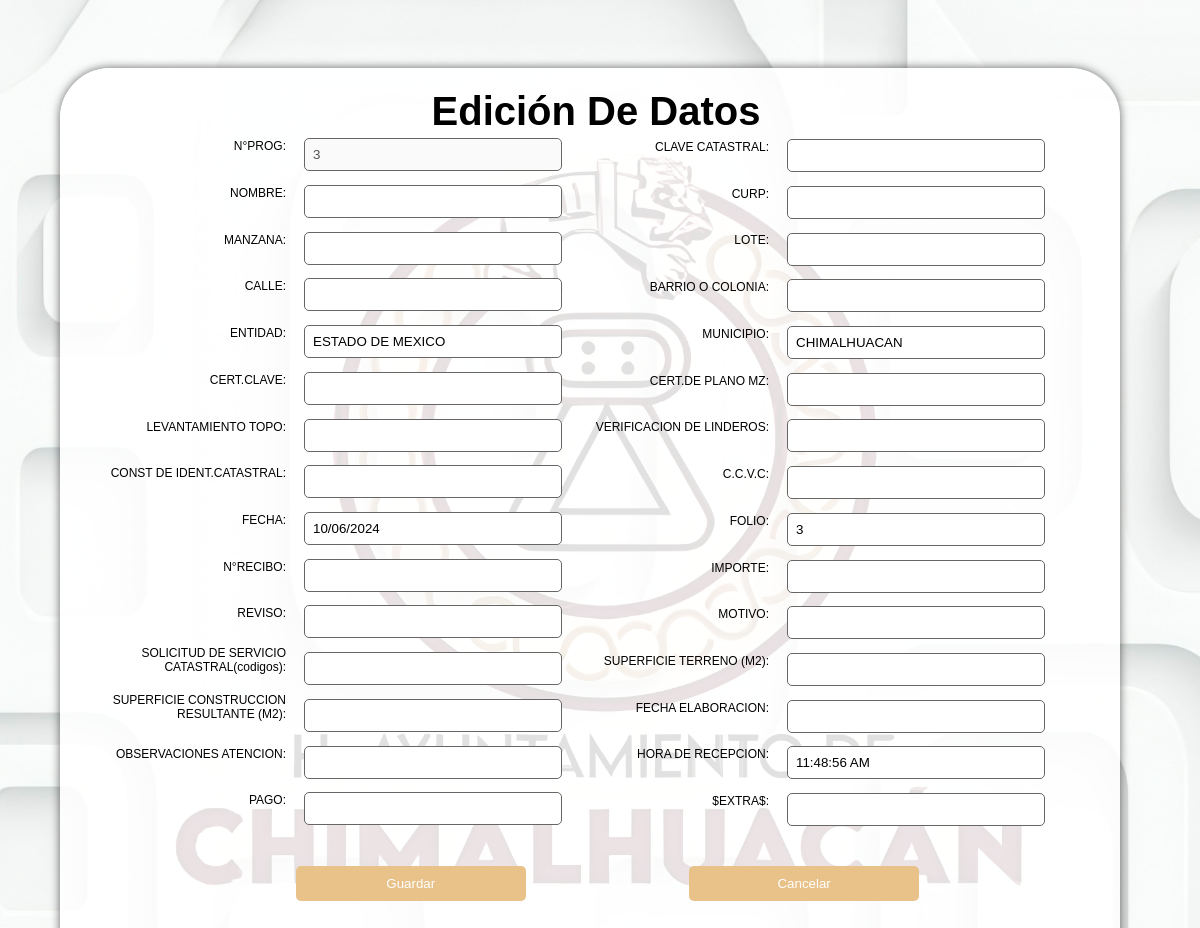
Before: /vitacora/edicionVita/3 with the older database file.
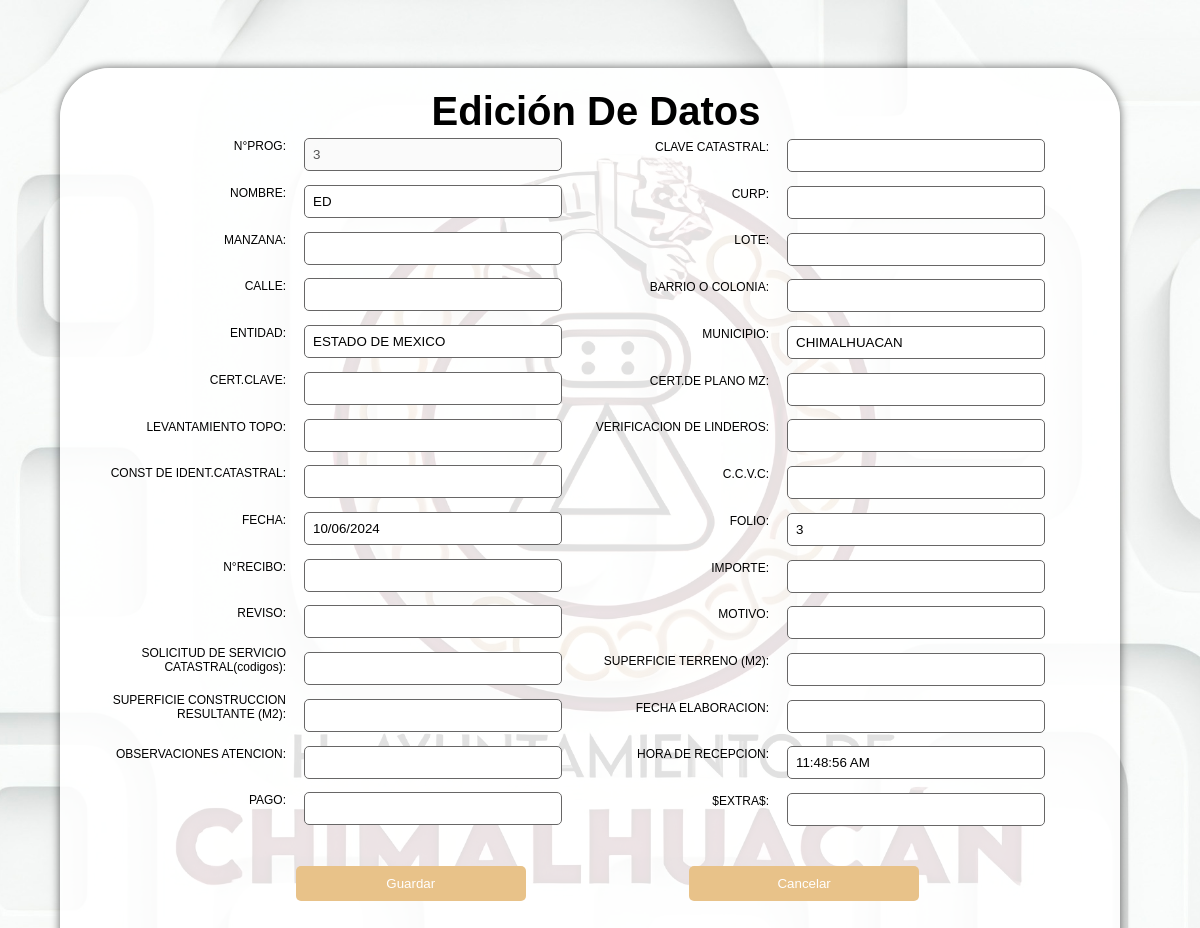
After: the same page with the newer database file.
### ventanilla/models.py (models this page shows)
class Ventanilla(models.Model):
    nprog = models.AutoField(primary_key=True)  # Cambiar a AutoField para que sea autoincremental
    clave_catastral = models.CharField(max_length=150)
    nombre = models.CharField(max_length=150)
    curp = models.CharField(max_length=25)
    manzana = models.CharField(max_length=150)
    lote = models.CharField(max_length=150)
    calle = models.CharField(max_length=150)
    barrio_colonia = models.CharField(max_length=150)
    entidad = models.CharField(max_length=150)
    municipio = models.CharField(max_length=25)
    cert_clave = models.CharField(max_length=150)
    cert_plano_mz = models.CharField(max_length=150)
    levantamiento_topo = models.CharField(max_length=150)
    verificacion_linderos = models.CharField(max_length=150)
    const_ident_catastral = models.CharField(max_length=150)
    ccvc = models.CharField(max_length=150)
    fecha = models.CharField(max_length=25)
    folio = models.CharField(max_length=150)
    recibo = models.CharField(max_length=150)
    importe = models.CharField(max_length=25)
    reviso = models.CharField(max_length=150)
    motivo = models.CharField(max_length=150)
    solicitud_servicio_catastral = models.CharField(max_length=150)
    superficie_terreno = models.CharField(max_length=150)
    superficie_construccion_resultante = models.CharField(max_length=150)
    fecha_elaboracion = models.CharField(max_length=25)
    observaciones_atencion = models.CharField(max_length=25)
    hora_recepcion = models.CharField(max_length=25)
    pago = models.CharField(max_length=25)
    extras = models.CharField(max_length=150)
    class Meta:
        db_table = 'ventanilla'

### vitacora/views.py (the view)
# urls.py: path('edicionVita/<codigo>', views.edicionVita),
def edicionVita(request, codigo):
    ventanilla = Ventanilla.objects.get(nprog=codigo)
    return render(request, "edicionVita.html", {"ventanilla": ventanilla})

### vitacora/templates/edicionVita.html (shortened to what this page needs)
{% load static %}
<!DOCTYPE html>
<html lang="en">
<head>
    <link rel="stylesheet" href="{% static 'css/styedicionesvita.css' %}">
    </head>
    <body id="bg9" style="background-image: url('{% static 'images/catadef.jpg' %}')">
        {% block body %}
        <div class="contenedorvita">
            <div class="formulariovita">
                <h1>Edición De Datos</h1>
                <div class="card">
                    <div class="card-body">
                        <form action="/vitacora/editarVita/{{ventanilla.nprog}}/" method="POST">{% csrf_token %}
                            <div class="grid-container">
                                <div class="campo">
                                    <label for="prog3">N°PROG:</label>
                                    <input type="text" id="progvita" name="progvita" value="{{ ventanilla.nprog }}" class="form-control"  disabled>
                                </div>
                                <div class="campo">
                                    <label for="claveca3" >CLAVE CATASTRAL:</label>
                                    <input type="text" id="claveravita" name="claveravita" value="{{ ventanilla.clave_catastral }}" class="form-control" >
                                </div>
                                <div class="campo">
                                    <label for="nombre3">NOMBRE:</label>
                                    <input type="text" id="nombrevita" name="nombrevita" value="{{ ventanilla.nombre }}" class="form-control" >
                                </div>
                                <div class="campo">
                                    <label for="curp3">CURP:</label>
                                    <input type="text" id="curpvita" name="curpvita" value="{{ ventanilla.curp }}"  class="form-control" >
                                </div>
                                <div class="campo">
                                    <label for="manzana3">MANZANA:</label>
                                    <input type="text" id="manzanavita" name="manzanavita" value="{{ ventanilla.manzana }}"  class="form-control">
                                </div>
                                <div class="campo">
                                    <label for="lote3">LOTE:</label>
                                    <input type="text" id="lotevita" name="lotevita" value="{{ ventanilla.lote }}" class="form-control" >
                                </div>
                                <div class="campo">
                                    <label for="calle3">CALLE:</label>
                                    <input type="text" id="callevita" name="callevita" value="{{ ventanilla.calle }}"  class="form-control">
                                </div>
                                <div class="campo">
                                    <label for="barrio3">BARRIO O COLONIA:</label>
                                    <input type="text" id="barriovita" name="barriovita" value="{{ ventanilla.barrio_colonia }}" class="form-control">
                                </div>
                                <div class="campo">
                                    <label for="entidad3">ENTIDAD:</label>
                                    <input type="text" id="entidadvita" name="entidadvita" value="{{ ventanilla.entidad }}" class="form-control">
                                </div>
                                <div class="campo">
                                    <label for="municipio3">MUNICIPIO:</label>
                                    <input type="text" id="municipiovita" name="municipiovita" value="{{ ventanilla.municipio }}" class="form-control">
                                </div>
                                <div class="campo">
                                    <label for="certc3">CERT.CLAVE:</label>
                                    <input type="text" id="certvita" name="certvita" value="{{ ventanilla.cert_clave }}" class="form-control" >
                                </div>
                                 <div class="campo">
                                    <label for="planomz3">CERT.DE PLANO MZ:</label>
                                    <input type="text" id="planomzvita" name="planomzvita" value="{{ ventanilla.cert_plano_mz }}"  class="form-control">
                                </div>
                                <div class="campo">
                                    <label for="topo3">LEVANTAMIENTO TOPO:</label>
                                    <input type="text" id="topovita" name="topovita" value="{{ ventanilla.levantamiento_topo }}" class="form-control" >
                                </div>
                                <div class="campo">
                                    <label for="linderos3">VERIFICACION DE LINDEROS:</label>
                                    <input type="text" id="linderosvita" name="linderosvita" value="{{ ventanilla.verificacion_linderos }}" class="form-control" >
                                </div>
                                <div class="campo">
                                    <label for="ident3">CONST DE IDENT.CATASTRAL:</label>
                                    <input type="text" id="identvita" name="identvita" value="{{ ventanilla.const_ident_catastral }}" class="form-control" >
                                </div>
                                <div class="campo">
                                    <label for="ccvc3">C.C.V.C:</label>
                                    <input type="text" id="ccvcvita" name="ccvcvita" value="{{ ventanilla.ccvc }}" class="form-control" >
                                </div>
                                <div class="campo">
                                    <label for="fecha3">FECHA:</label>
                                    <input type="text" id="fechavita" name="fechavita" value="{{ ventanilla.fecha }}" class="form-control" >
                                </div>
                                <div class="campo">
                                    <label for="folio3">FOLIO:</label>
                                    <input type="text" id="foliovita" name="foliovita" value="{{ ventanilla.folio }}" class="form-control" >
                                </div>
                                <div class="campo">
                                    <label for="recibo3">N°RECIBO:</label>
                                    <input type="text" id="recibovita" name="recibovita" value="{{ ventanilla.recibo }}"  class="form-control" >
                                </div>
                                <div class="campo">
                                    <label for="importe3">IMPORTE:</label>
                                    <input type="text" id="importevita" name="importevita"  value="{{ ventanilla.importe }}" class="form-control" >
                                </div>
                                <div class="campo">
                                    <label for="reviso3">REVISO:</label>
                                    <input type="text" id="revisovita" name="revisovita" value="{{ ventanilla.reviso }}"  class="form-control" >
                                </div>
                                <div class="campo">
                                    <label for="motivo3">MOTIVO:</label>
                                    <input type="text" id="motivovita" name="motivovita" value="{{ ventanilla.motivo }}" class="form-control" >
                                </div>
                                <div class="campo">
                                    <label for="soliservi3">SOLICITUD DE SERVICIO CATASTRAL(codigos):</label>
                                    <input type="text" id="soliservivita" name="soliservivita" value="{{ ventanilla.solicitud_servicio_catastral }}" class="form-control" >
                                </div>
                                <div class="campo">
                                    <label for="terrreno3">SUPERFICIE TERRENO (M2):</label>
                                    <input type="text" id="terrenovita" name="terrenovita" value="{{ ventanilla.superficie_terreno }}" class="form-control" >
                                </div>
                                <div class="campo">
                                    <label for="construc3">SUPERFICIE CONSTRUCCION RESULTANTE (M2):</label>
                                    <input type="text" id="construcvita" name="construcvita" value="{{ ventanilla.superficie_construccion_resultante }}"  class="form-control" >
                                </div>
                                <div class="campo">
                                    <label for="elaboracion3">FECHA ELABORACION:</label>
                                    <input type="text" id="elaboracionvita" name="elaboracionvita" value="{{ ventanilla.fecha_elaboracion }}" class="form-control" >
                                </div>
                                <div class="campo">
                                    <label for="atencion3">OBSERVACIONES ATENCION:</label>
                                    <input type="text" id="atencionvita" name="atencionvita" value="{{ ventanilla.observaciones_atencion }}" class="form-control" >
                                </div>
                                <div class="campo">
                                    <label for="hora3">HORA DE RECEPCION:</label>
                                    <input type="text" id="horavita" name="horavita" value="{{ ventanilla.hora_recepcion }}" class="form-control" >
                                </div>
                                <div class="campo">
                                    <label for="pago3">PAGO:</label>
                                    <input type="text" id="pagovita" name="pagovita" value="{{ ventanilla.pago }}" class="form-control" >
                                </div>
                                <div class="campo">
                                    <label for="extras3">$EXTRA$:</label>
                                    <input type="text" id="extrasvita" name="extrasvita" value="{{ ventanilla.extras }}" class="form-control" >
                                </div>
                            </div>
                            <div class="button-container">
                                <button type="submit" class="btn btn-success btn-block text-white">Guardar</button>
                                <button type="button" id="cancelButton" class="btn btn-danger btn-block text-white" onclick="goToEditor()">Cancelar</button>
                            </div>
                        </form>
                    </div>
                </div>
            </div>
        </div>
        {% endblock %}
    </body>
</html>

### vitacora/static/css/styedicionesvita.css (style rules this page uses)
#bg9 { font-family: sans-serif; background-repeat: no-repeat; background-position: center; background-size: cover; background-attachment: fixed; }
.contenedorvita { width: 97vw; height: 99vh; display: flex; justify-content: center; align-items: center; }
.formulariovita { margin-top: 24vw; width: 85vw; height: 115vh; background-color: rgba(255, 255, 255, 0.884); padding: 20px; border-radius: 50px; box-shadow: 0 0 10px rgba(0, 0, 0, 0.603); user-select: none; }
.grid-container { display: grid; grid-template-columns: auto 1fr; gap: 0px; }
.grid-container > :first-child { margin-right: 1px; }
h1 { margin-top: 1px; text-align: center; margin-bottom: 1px; font-size: 40px; margin-left: 1vw; }
input { width: 20vw; padding: 1vh; margin-left: 1vw; margin-top: -1vw; margin-bottom: 1vw; border: 1px solid #676666; border-radius: 5px; }
.button-container { display: flex; justify-content: center; align-items: center; margin-top: 20px; margin-right: 34px; }
button { width: 25%; padding: 10px; margin: 10px; margin-left: 70px; border: none; color: #ffffff; border-radius: 5px; cursor: pointer; transition: background-color 0.2s ease-in-out; }
.campo { margin-bottom: -0.2vw; display: flex; align-items: center; margin-top: 3%; }
.campo label { margin-left: -1.5vw; width: 16vw; margin-top: -4vh; padding: 6px; text-align: right; font-size: 12px; margin-left: 8px; }
button { width: 25%; padding: 10px; margin: 10px; border: none; margin-left: 16%; background-color: #e8c289; color: #ffffff; border-radius: 5px; cursor: pointer; transition: background-color 0.2s ease-in-out; }
.button-container { display: flex; justify-content: center; align-items: center; margin-top: 20px; gap: 7px; margin-right: 10%; }

Changed rows visible on the page:
changed Ventanilla "ESTADO DE MEXICO": nombrevita (not shown) → "ED"
